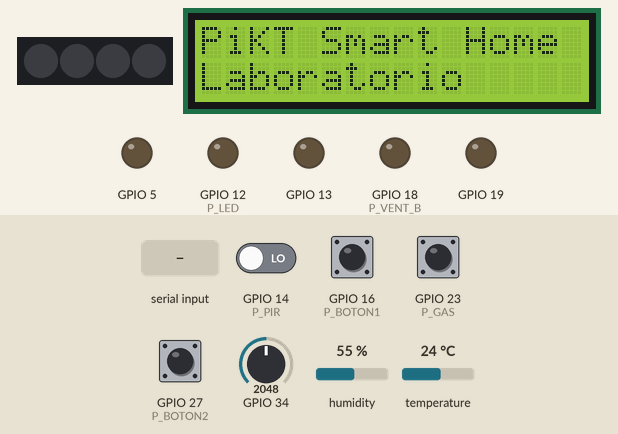
Bench run of a sketch on a simulated ESP32. Parts: 4 RGB LEDs in strip order, left to right, 16×2 character LCD, output pins drawn as LEDs (lit = HIGH). Wiring (inferred from the names in the program): DHT11 sensor: data GPIO 17; PCF8574 port expander at I2C address 0x20. Wiring (inferred from the signals the program sends): character LCD (HD44780): RS Q0; E Q2; backlight Q3; data Q4, Q5, Q6, Q7. The inputs (shaded band) are chosen by the test bench; at power-on: GPIO 16 (P_BOTON1), GPIO 23 (P_GAS), GPIO 27 (P_BOTON2) HIGH, GPIO 14 (P_PIR) LOW, GPIO 34 = 2048, humidity 55 %, temperature 24 °C. Random numbers use the default seed unless the sketch sets one; what the sketch prints to the serial monitor is not drawn.

Above: at 1.3 s.
1.4 s: "C:lcd:\n" received over Serial
At 2.2 s:
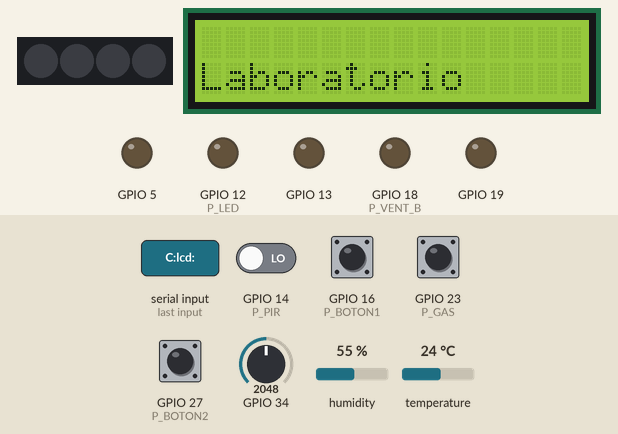
2.9 s: "C:lcdl:\n" received over Serial
At 4.0 s:
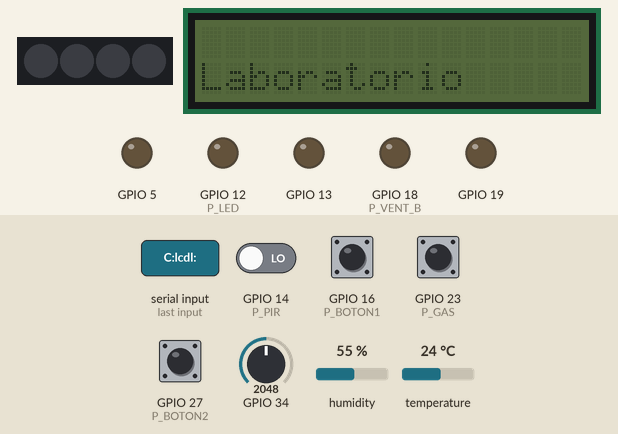
4.4 s: "C:lcdb\n" received over Serial
At 5.2 s:
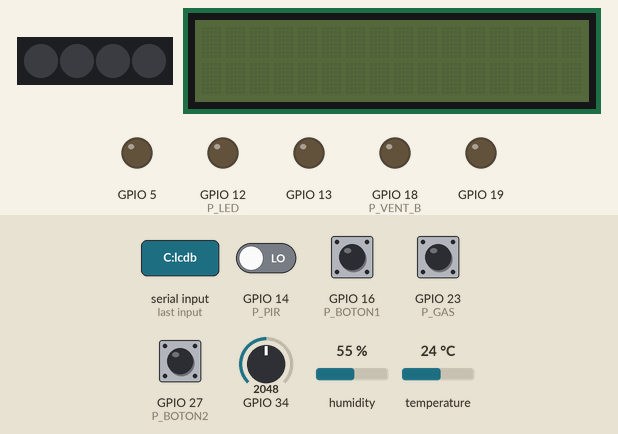
Timing chart, 0 to 7.4 s (numbered marks = the images above; inputs shaded):
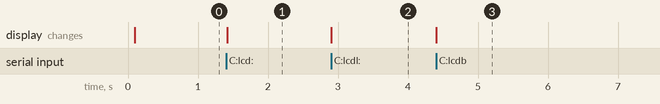

The sketch:

laboratorio_smarthome.ino
```cpp
// Laboratorio Smart Home de PiKT (pikt.es) para la ESP32 Keyestudio del kit Smart Home.
// Alternativa a MicroPython: la placa se queda con Arduino y habla con la web por el USB
// con el mismo protocolo que src/keyestudio/programasKit.js:
//   Placa -> web (cada 250 ms):  K:<temp>,<hum>,<luz>,<vapor>,<suelo>,<gas>,<pir>,<boton1>,<boton2>
//                                (-1 = no conectado; analógicos 0-4095; gas, pir y botones 0/1)
//                                KIT:arduino:1 al arrancar y al recibir «?»
//                                R:<ms> tiempo de reacción (-1 se adelantó, -2 no pulsó)
//   Web -> placa (líneas):       C:puerta:<0-180>  C:ventana:<0-180>  C:vent:<0-100>  C:led:<0|1>
//                                C:rgb:<r>,<g>,<b>  C:rgbi:<i>,<r>,<g>,<b>  C:pita:<hz>,<ms>  C:reac
//                                C:lcd:<fila>,<texto>  C:lcdb (borrar)  C:lcdl:<0|1> (luz)  · al arrancar: LCD:<dirección>
//
// ⚠️ Para subir el programa, desconecta lo que vaya a IO2/IO12/IO15 de la Shield: si alguno está en
// alto al arrancar, la ESP32 no entra en modo de programación («Failed to connect»).
//
// Cómo subirlo: Arduino IDE 2 -> Gestor de placas -> «esp32» de Espressif -> placa «ESP32 Dev Module»
// -> puerto COM de la placa -> Subir. No necesita librerías (el RGB usa Adafruit NeoPixel si está
// instalada; si no, se compila sin RGB). Después: PiKT -> Laboratorio Smart Home -> Conectar.

// ── Pines del montaje (manual KS5009 / CATEDU «Smart Home ESP32»). -1 = no conectado ──
const int P_DHT = 17, P_LED = 12, P_VAPOR = 34, P_PIR = 14, P_BOTON1 = 16, P_BOTON2 = 27;
const int P_GAS = 23, P_RGB = 26, P_ZUMBADOR = 25, P_VENTANA = 5, P_PUERTA = 13;
const int P_VENT_A = 19, P_VENT_B = 18;
const int P_LUZ = -1, P_SUELO = -1;  // el kit no los trae: pon aquí el pin analógico si conectas uno

const int P_LCD_SDA = 21, P_LCD_SCL = 22;  // pantalla LCD1602 I2C (cualquier puerto IIC de la Shield)

#include <Wire.h>
#if __has_include(<Adafruit_NeoPixel.h>)
#include <Adafruit_NeoPixel.h>
Adafruit_NeoPixel rgb(4, P_RGB, NEO_GRB + NEO_KHZ800);
#define HAY_RGB 1
#endif

// PWM: la API cambió en la versión 3 del paquete esp32 (por pin en vez de por canal)
#if ESP_ARDUINO_VERSION_MAJOR >= 3
#define PWM_INICIO(pin, canal, frec, bits) ledcAttach(pin, frec, bits)
#define PWM_ESCRIBIR(pin, canal, v) ledcWrite(pin, v)
#define PWM_TONO(pin, canal, f) ledcWriteTone(pin, f)
#else
#define PWM_INICIO(pin, canal, frec, bits) do { ledcSetup(canal, frec, bits); ledcAttachPin(pin, canal); } while (0)
#define PWM_ESCRIBIR(pin, canal, v) ledcWrite(canal, v)
#define PWM_TONO(pin, canal, f) ledcWriteTone(canal, f)
#endif
const int C_PUERTA = 2, C_VENTANA = 4, C_VENT = 6, C_ZUMBADOR = 8;

int temp = -1, hum = -1;
unsigned long ultDht = 0, prox = 0, finZumbador = 0;
int reac = 0;               // 0 parado · 1 esperando al LED · 2 LED encendido
unsigned long tReac = 0;
String linea;

void servo(int pin, int canal, int ang) {
  if (pin < 0) return;
  ang = constrain(ang, 0, 180);
  PWM_ESCRIBIR(pin, canal, 1638 + (long)6554 * ang / 180);  // 0,5-2,5 ms a 50 Hz (16 bits)
}
void led(int v) { if (P_LED >= 0) digitalWrite(P_LED, v); }
int analogico(int pin) { return pin < 0 ? -1 : analogRead(pin); }
int digitalActivo(int pin, bool activoBajo) {
  if (pin < 0) return -1;
  int v = digitalRead(pin);
  return activoBajo ? !v : v;
}

// DHT11 sin librería: espera a que el pin cambie de nivel (con límite en µs)
bool esperarNivel(int nivel, unsigned long us) {
  unsigned long t0 = micros();
  while (digitalRead(P_DHT) != nivel) if (micros() - t0 > us) return false;
  return true;
}
bool leerDHT11() {
  uint8_t d[5] = {0, 0, 0, 0, 0};
  pinMode(P_DHT, OUTPUT); digitalWrite(P_DHT, LOW); delay(20);
  digitalWrite(P_DHT, HIGH); delayMicroseconds(30);
  pinMode(P_DHT, INPUT_PULLUP);
  if (!esperarNivel(LOW, 120) || !esperarNivel(HIGH, 120) || !esperarNivel(LOW, 120)) return false;
  for (int i = 0; i < 40; i++) {
    if (!esperarNivel(HIGH, 90)) return false;
    unsigned long t0 = micros();
    if (!esperarNivel(LOW, 120)) return false;
    if (micros() - t0 > 45) d[i / 8] |= 1 << (7 - i % 8);   // ~27 µs = 0 · ~70 µs = 1
  }
  if (((d[0] + d[1] + d[2] + d[3]) & 0xFF) != d[4]) return false;
  hum = d[0]; temp = d[2];
  return true;
}

// LCD1602 con adaptador PCF8574 (P0 = RS, P2 = E, P3 = luz, P4-P7 = D4-D7), sin librería
uint8_t lcdDir = 0, lcdLuz = 8;
void lcdW(uint8_t b) { Wire.beginTransmission(lcdDir); Wire.write(b | lcdLuz); Wire.endTransmission(); }
void lcdNib(uint8_t b, uint8_t rs) { b = (b & 0xF0) | rs; lcdW(b | 4); delayMicroseconds(1); lcdW(b & ~4); delayMicroseconds(50); }
void lcdByte(uint8_t b, uint8_t rs = 0) { lcdNib(b & 0xF0, rs); lcdNib(b << 4, rs); }
void lcdTexto(int fila, String t) {
  if (!lcdDir) return;
  lcdByte(0x80 | (fila ? 0x40 : 0));
  for (int i = 0; i < 16; i++) {
    char c = i < (int)t.length() ? t[i] : ' ';
    lcdByte(c == '`' ? 223 : (c > 31 && c < 127) ? c : '?', 1);  // «`» = «°» de la ROM de la pantalla
  }
}
void lcdInicio() {
  for (uint8_t a = 0x20; a <= 0x3F; a++) {
    if (a == 0x28) a = 0x38;
    Wire.beginTransmission(a);
    if (Wire.endTransmission() == 0) { lcdDir = a; break; }
  }
  if (!lcdDir) return;
  delay(50);
  for (int i = 0; i < 3; i++) { lcdNib(0x30, 0); delay(5); }
  lcdNib(0x20, 0);
  lcdByte(0x28); lcdByte(0x0C); lcdByte(0x06); lcdByte(0x01); delay(3);
  lcdTexto(0, "PiKT Smart Home"); lcdTexto(1, "Laboratorio");
}

void orden(String l) {
  if (l.startsWith("C:lcd:")) { lcdTexto(l.charAt(6) == '1' ? 1 : 0, l.substring(8)); return; }
  if (l.startsWith("C:lcdb")) { if (lcdDir) { lcdByte(0x01); delay(3); } return; }
  if (l.startsWith("C:lcdl:")) { lcdLuz = l.charAt(7) == '1' ? 8 : 0; if (lcdDir) lcdW(0); return; }
  l.trim();
  if (l == "?") { Serial.println("KIT:arduino:1"); Serial.printf("LCD:%d\n", lcdDir); return; }
  if (!l.startsWith("C:")) return;
  int p = l.indexOf(':', 2);
  String c = p < 0 ? l.substring(2) : l.substring(2, p);
  String v = p < 0 ? "0" : l.substring(p + 1);
  if (c == "puerta") servo(P_PUERTA, C_PUERTA, v.toInt());
  else if (c == "ventana") servo(P_VENTANA, C_VENTANA, v.toInt());
  else if (c == "vent" && P_VENT_A >= 0) PWM_ESCRIBIR(P_VENT_A, C_VENT, (long)255 * constrain(v.toInt(), 0, 100) / 100);
  else if (c == "led") led(v.toInt() ? HIGH : LOW);
  else if (c == "rgb") {
#ifdef HAY_RGB
    int a = v.indexOf(','), b = v.indexOf(',', a + 1);
    uint32_t col = rgb.Color(v.substring(0, a).toInt(), v.substring(a + 1, b).toInt(), v.substring(b + 1).toInt());
    for (int i = 0; i < 4; i++) rgb.setPixelColor(i, col);
    rgb.show();
#endif
  } else if (c == "rgbi") {
#ifdef HAY_RGB
    int a = v.indexOf(','), b = v.indexOf(',', a + 1), d = v.indexOf(',', b + 1);
    rgb.setPixelColor(v.substring(0, a).toInt() % 4, rgb.Color(v.substring(a + 1, b).toInt(), v.substring(b + 1, d).toInt(), v.substring(d + 1).toInt()));
    rgb.show();
#endif
  } else if (c == "pita" && P_ZUMBADOR >= 0) {
    int a = v.indexOf(',');
    PWM_TONO(P_ZUMBADOR, C_ZUMBADOR, max(40L, v.substring(0, a).toInt()));
    finZumbador = millis() + v.substring(a + 1).toInt();
  } else if (c == "reac") {
    led(LOW);
    reac = 1;
    tReac = millis() + 1500 + random(2500);
  }
}

void setup() {
  Serial.begin(115200);
  analogSetAttenuation(ADC_11db);  // 0-3,3 V
  if (P_LED >= 0) pinMode(P_LED, OUTPUT);
  if (P_PIR >= 0) pinMode(P_PIR, INPUT);
  if (P_GAS >= 0) pinMode(P_GAS, INPUT_PULLUP);
  if (P_BOTON1 >= 0) pinMode(P_BOTON1, INPUT_PULLUP);
  if (P_BOTON2 >= 0) pinMode(P_BOTON2, INPUT_PULLUP);
  if (P_PUERTA >= 0) PWM_INICIO(P_PUERTA, C_PUERTA, 50, 16);
  if (P_VENTANA >= 0) PWM_INICIO(P_VENTANA, C_VENTANA, 50, 16);
  if (P_VENT_A >= 0) { PWM_INICIO(P_VENT_A, C_VENT, 1000, 8); PWM_ESCRIBIR(P_VENT_A, C_VENT, 0); }
  if (P_VENT_B >= 0) { pinMode(P_VENT_B, OUTPUT); digitalWrite(P_VENT_B, LOW); }
  if (P_ZUMBADOR >= 0) { PWM_INICIO(P_ZUMBADOR, C_ZUMBADOR, 2000, 8); PWM_TONO(P_ZUMBADOR, C_ZUMBADOR, 0); }
#ifdef HAY_RGB
  rgb.begin(); rgb.clear(); rgb.show();
#endif
  Wire.begin(P_LCD_SDA, P_LCD_SCL);
  lcdInicio();
  randomSeed(micros());
  Serial.println("KIT:arduino:1");
  Serial.printf("LCD:%d\n", lcdDir);
}

void loop() {
  while (Serial.available()) {
    char ch = Serial.read();
    if (ch == '\n' || ch == '\r') { if (linea.length()) orden(linea); linea = ""; }
    else if (linea.length() < 60) linea += ch;
  }
  unsigned long ahora = millis();
  if (finZumbador && (long)(ahora - finZumbador) >= 0) { PWM_TONO(P_ZUMBADOR, C_ZUMBADOR, 0); finZumbador = 0; }

  if (reac) {
    bool pulsa = digitalActivo(P_BOTON1, true) == 1;
    if (reac == 1) {
      if (pulsa) { Serial.println("R:-1"); reac = 0; }
      else if ((long)(ahora - tReac) >= 0) { led(HIGH); tReac = ahora; reac = 2; }
    } else if (pulsa) { Serial.print("R:"); Serial.println(ahora - tReac); led(LOW); reac = 0; }
    else if (ahora - tReac > 3000) { Serial.println("R:-2"); led(LOW); reac = 0; }
  }

  if ((long)(ahora - prox) >= 0) {
    prox = ahora + 250;
    if (P_DHT >= 0 && ahora - ultDht > 2000) { ultDht = ahora; for (int i = 0; i < 3 && !leerDHT11(); i++) delay(20); }
    Serial.printf("K:%d,%d,%d,%d,%d,%d,%d,%d,%d\n", temp, hum, analogico(P_LUZ), analogico(P_VAPOR), analogico(P_SUELO),
                  digitalActivo(P_GAS, true), digitalActivo(P_PIR, false), digitalActivo(P_BOTON1, true), digitalActivo(P_BOTON2, true));
  }
  delay(2);
}
```

Measured:
- after the input at 1.4 s, the display: changes at once (image 1)
- after the input at 2.9 s, the display: changes at once (image 2)
- after the input at 4.4 s, the display: changes at once (image 3)
